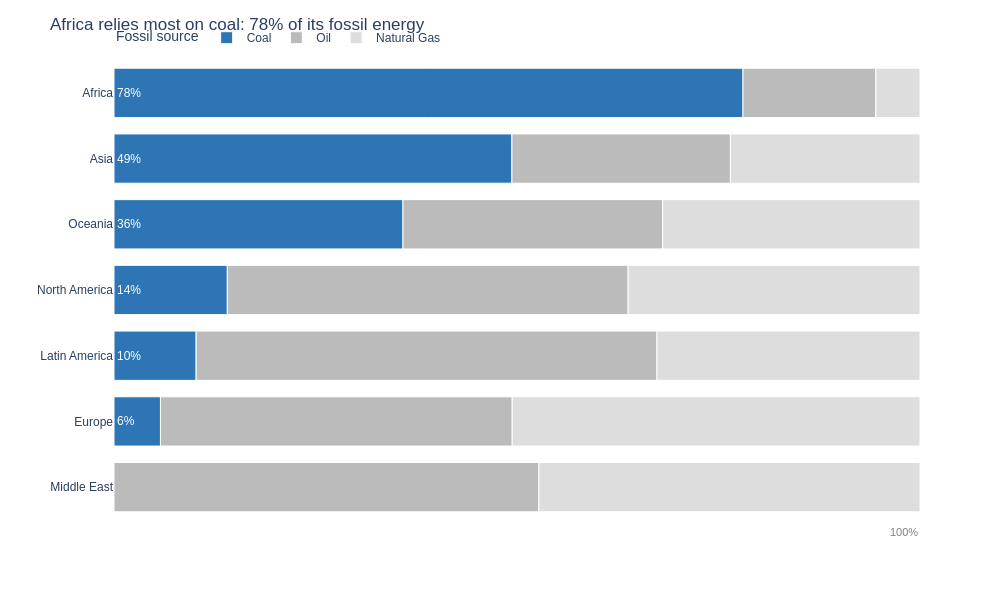

The notebook cell saved with this chart:
### Markdown cell above
## Task 3 — 100% stacked bar: which region relies most on coal?

**What to build:** A horizontal 100% stacked bar chart showing, for each **Region**, how its fossil energy splits between Coal, Oil and Natural Gas. This is the **same data as your Task 1 treemap**, visualised a second way.

**Requirements:**
- Reuse `df_fossil` from Task 1; aggregate TWh by `Region` × `Source` and convert to **shares of each region's fossil total**
- Horizontal bars, regions **sorted by coal share** (highest at the top)
- Coal is the segment on the baseline (first in `category_orders`) and the **only coloured segment** — keep it the same colour as in Task 1; Oil and Natural Gas in two greys
- Percentage labels on the coal segments only
- Insight title naming the most coal-dependent region and its coal share

> 💡 `df.groupby('Region')['TWh'].transform('sum')` gives each row its region total

### Code cell
# ── Data prep 
mix = df_fossil.groupby(['Region', 'Source'])['TWh'].sum().reset_index()
mix['Share'] = mix['TWh'] / mix.groupby('Region')['TWh'].transform('sum')   

# Sort regions by coal share, highest first (a region with no coal at all gets 0)
coal_share = (mix[mix['Source'] == 'Coal'].set_index('Region')['Share']
              .reindex(mix['Region'].unique()).fillna(0)
              .sort_values(ascending=False))
region_order = coal_share.index.tolist()
top_region = coal_share.index[0]
top_share = coal_share.iloc[0]

# Data labels only on the Coal segments
mix['Label'] = np.where(mix['Source'] == 'Coal', mix['Share'].map('{:.0%}'.format), '')

# One accent colour (Coal, same blue as Task 1); two greys for the rest
accent_mapping = {
    'Coal':        '#2E75B6',
    'Oil':         '#BBBBBB',
    'Natural Gas': '#DDDDDD',
}

# ── Step 1: Plotly Express base chart 
fig = px.bar(
    data_frame=mix,
    x='Share', y='Region',
    color='Source',
    text='Label',
    color_discrete_map=accent_mapping,
    category_orders={'Region': region_order,
                     'Source': ['Coal', 'Oil', 'Natural Gas']},   
    labels={'Share': 'Share of fossil energy', 'Source': 'Fossil source'},
    hover_name='Region',
    hover_data={'Label': False, 'Share': ':.2f'},
    height=600, width=1000,
    template='plotly_white'
)

# ── Step 2: Customisation 
fig.update_traces(
    textposition='inside', insidetextanchor='start',
    textfont=dict(color='white', size=12),
    marker_line_color='white', marker_line_width=1
)

fig.update_layout(
    title=f'{top_region} relies most on coal: {top_share:.0%} of its fossil energy',
    font=dict(family='Arial', size=12),
    bargap=0.25,
    legend=dict(orientation='h', x=0, y=1.08),
    xaxis=dict(visible=False, range=[0, 1]),
    yaxis=dict(title='', categoryorder='array', categoryarray=region_order[::-1])   
)

# Mark the end of the scale: every bar adds up to 100%
fig.add_annotation(
    x=1, y=0, xref='x', yref='paper',
    xanchor='right', yanchor='top', yshift=-4,
    text='100%', showarrow=False,
    font=dict(size=11, color='grey')
)

fig.show()

### Figure 1 — Plotly figure (JSON) as saved in the notebook; plotly's stock layout.template omitted (floating-point values rounded to 4 significant figures)
{"data": [{"customdata": [["78%"], ["49%"], ["6%"], ["10%"], ["14%"], ["36%"]], "hovertemplate": "<b>%{hovertext}</b><br><br>Fossil source=Coal<br>Share of fossil energy=%{x:.2f}<br>Region=%{y}<extra></extra>", "hovertext": ["Africa", "Asia", "Europe", "Latin America", "North America", "Oceania"], "insidetextanchor": "start", "legendgroup": "Coal", "marker": {"color": "#2E75B6", "line": {"color": "white", "width": 1}, "pattern": {"shape": ""}}, "name": "Coal", "orientation": "h", "showlegend": true, "text": ["78%", "49%", "6%", "10%", "14%", "36%"], "textfont": {"color": "white", "size": 12}, "textposition": "inside", "type": "bar", "x": [0.7804, 0.4937, 0.05765, 0.1019, 0.1406, 0.3585], "xaxis": "x", "y": ["Africa", "Asia", "Europe", "Latin America", "North America", "Oceania"], "yaxis": "y"}, {"customdata": [[""], [""], [""], [""], [""], [""], [""]], "hovertemplate": "<b>%{hovertext}</b><br><br>Fossil source=Oil<br>Share of fossil energy=%{x:.2f}<br>Region=%{y}<extra></extra>", "hovertext": ["Africa", "Asia", "Europe", "Latin America", "Middle East", "North America", "Oceania"], "insidetextanchor": "start", "legendgroup": "Oil", "marker": {"color": "#BBBBBB", "line": {"color": "white", "width": 1}, "pattern": {"shape": ""}}, "name": "Oil", "orientation": "h", "showlegend": true, "text": ["", "", "", "", "", "", ""], "textfont": {"color": "white", "size": 12}, "textposition": "inside", "type": "bar", "x": [0.1648, 0.2711, 0.4364, 0.5718, 0.5271, 0.4973, 0.3223], "xaxis": "x", "y": ["Africa", "Asia", "Europe", "Latin America", "Middle East", "North America", "Oceania"], "yaxis": "y"}, {"customdata": [[""], [""], [""], [""], [""], [""], [""]], "hovertemplate": "<b>%{hovertext}</b><br><br>Fossil source=Natural Gas<br>Share of fossil energy=%{x:.2f}<br>Region=%{y}<extra></extra>", "hovertext": ["Africa", "Asia", "Europe", "Latin America", "Middle East", "North America", "Oceania"], "insidetextanchor": "start", "legendgroup": "Natural Gas", "marker": {"color": "#DDDDDD", "line": {"color": "white", "width": 1}, "pattern": {"shape": ""}}, "name": "Natural Gas", "orientation": "h", "showlegend": true, "text": ["", "", "", "", "", "", ""], "textfont": {"color": "white", "size": 12}, "textposition": "inside", "type": "bar", "x": [0.05476, 0.2352, 0.5059, 0.3264, 0.4729, 0.3621, 0.3192], "xaxis": "x", "y": ["Africa", "Asia", "Europe", "Latin America", "Middle East", "North America", "Oceania"], "yaxis": "y"}], "layout": {"annotations": [{"font": {"color": "grey", "size": 11}, "showarrow": false, "text": "100%", "x": 1, "xanchor": "right", "xref": "x", "y": 0, "yanchor": "top", "yref": "paper", "yshift": -4}], "bargap": 0.25, "barmode": "relative", "font": {"family": "Arial", "size": 12}, "height": 600, "legend": {"orientation": "h", "title": {"text": "Fossil source"}, "tracegroupgap": 0, "x": 0, "y": 1.08}, "margin": {"t": 60}, "title": {"text": "Africa relies most on coal: 78% of its fossil energy"}, "width": 1000, "xaxis": {"anchor": "y", "domain": [0, 1], "range": [0, 1], "title": {"text": "Share of fossil energy"}, "visible": false}, "yaxis": {"anchor": "x", "categoryarray": ["Middle East", "Europe", "Latin America", "North America", "Oceania", "Asia", "Africa"], "categoryorder": "array", "domain": [0, 1], "title": {"text": ""}}}}
